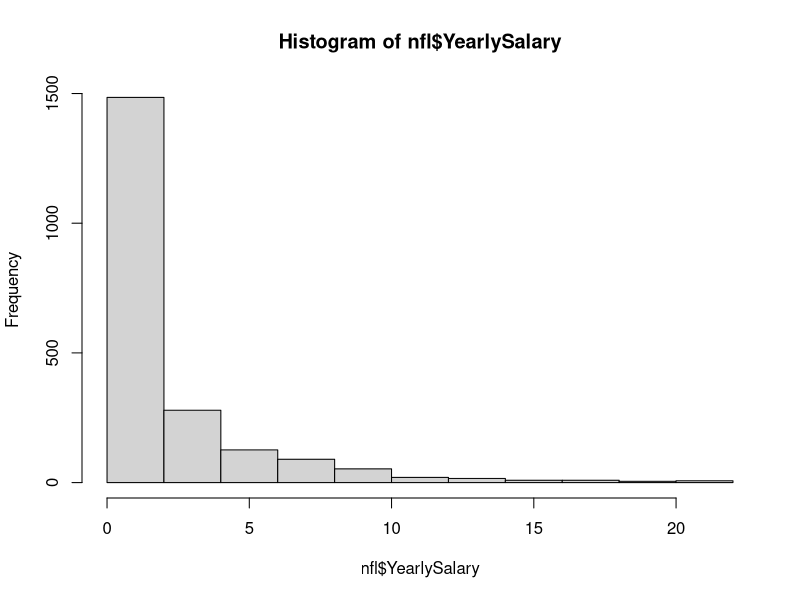
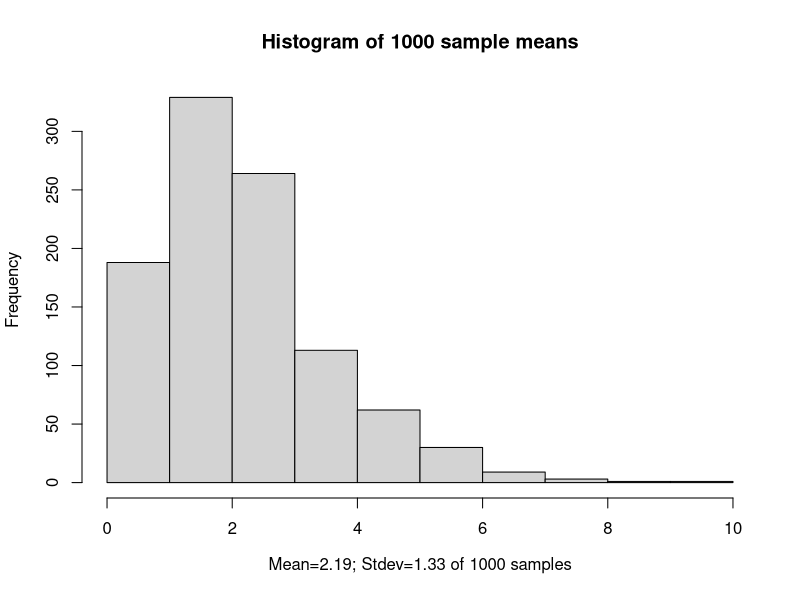
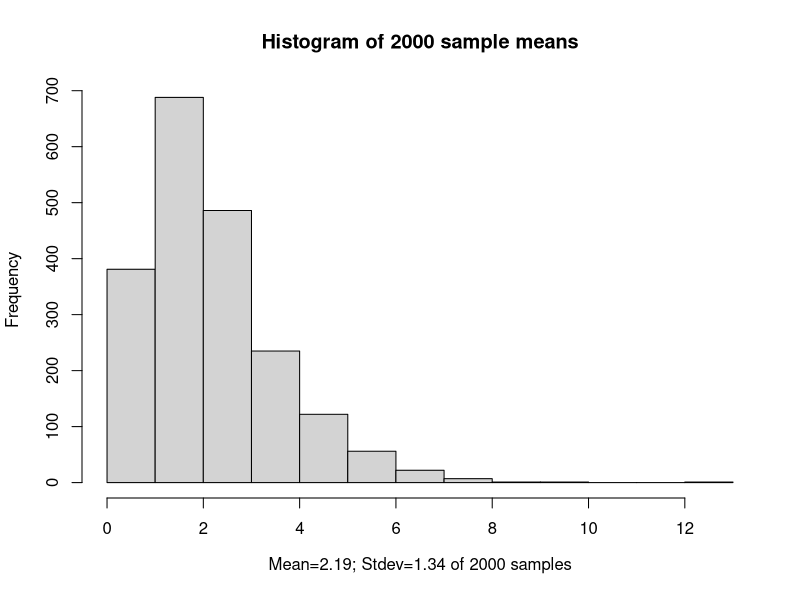
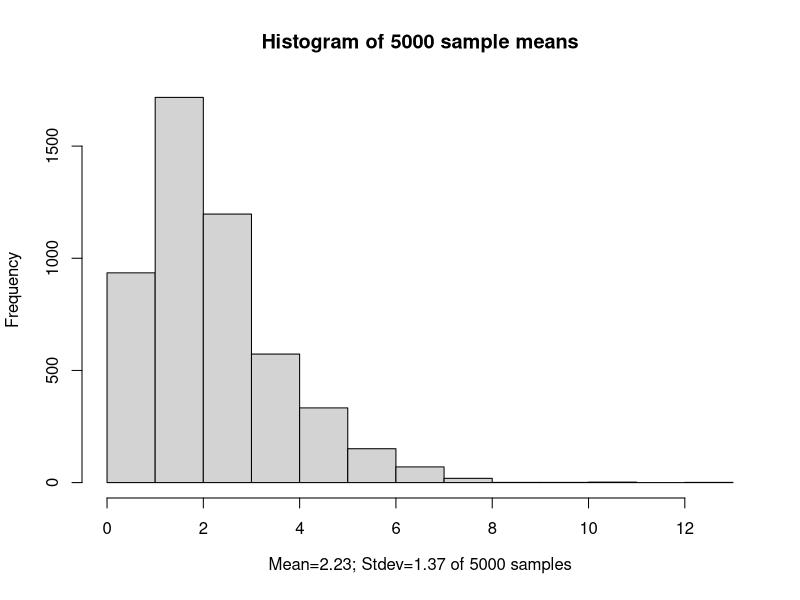
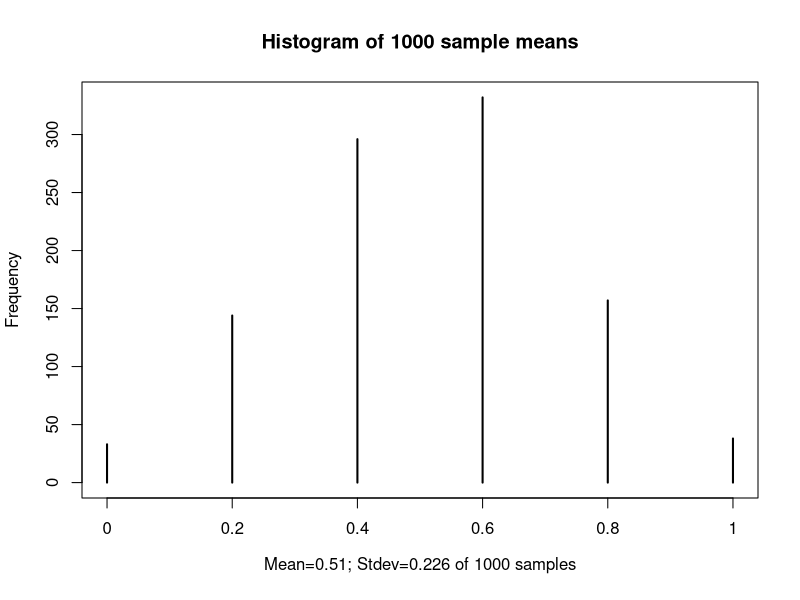
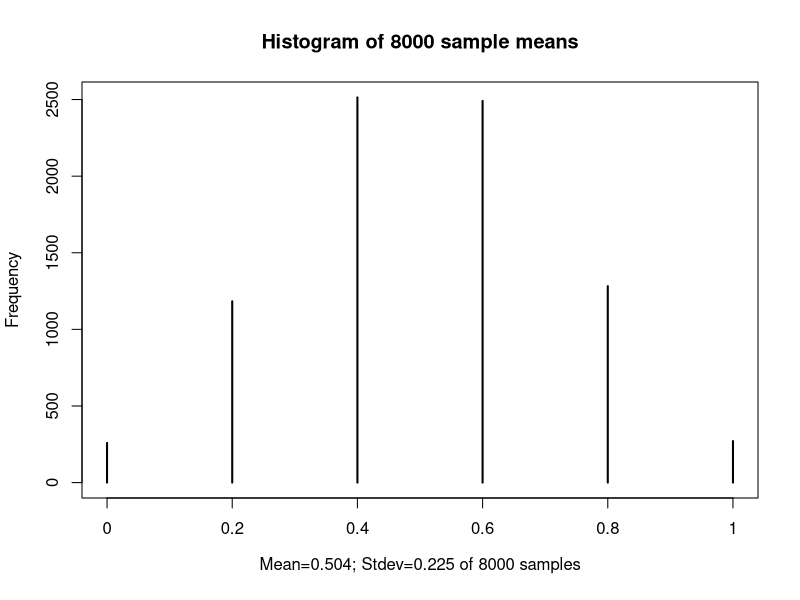
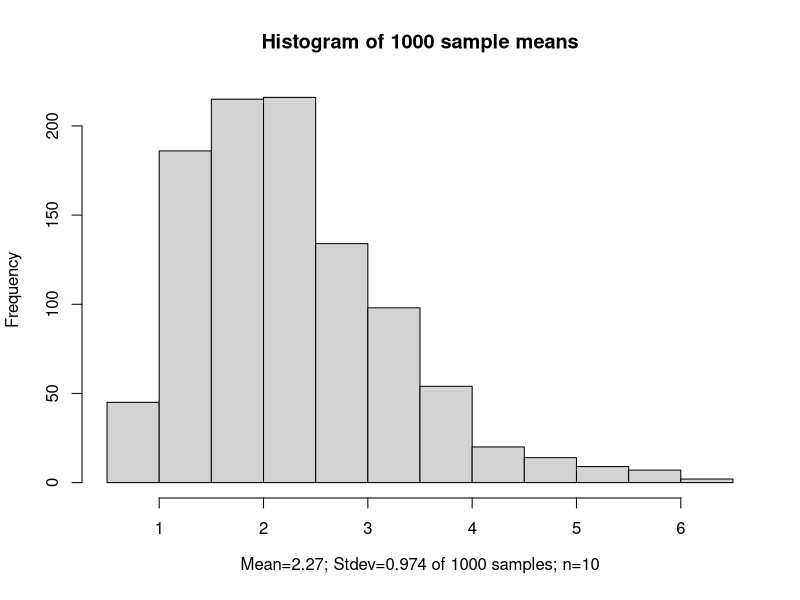
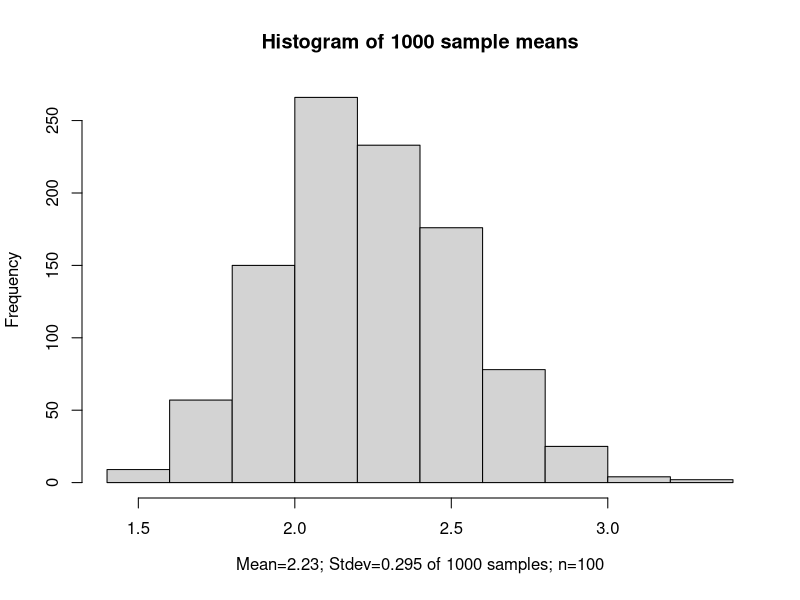

Source code (R) for these figures, in order:
## ---- chunk 1
# Constructing a sampling distribution using the “NFL Contracts (2015 in Millions)” dataset that is built into the sampling distribution for a mean feature in R.

# This dataset includes the salaries of all 2,099 NFL players in 2015 as of the start of that season. We’ll construct a sampling distribution given n = 5.

#load the dataser
nfl=read.csv("../datasets/NFL2015.csv", header=T)
head(nfl)

# The five number summary of the yearly salaries
summary(nfl$YearlySalary)

# how may observation do we have?
dim(nfl)

# let's look at the histogram
hist(nfl$YearlySalary)

# Defining sampling size and creating an object to store results
n=5 # sample size
# object to store samples 
s<-matrix(NA, nrow=5, ncol=5000) 

#First sample: there are a total of 2099 cases; sampling 5 case numbers between 1 and 2099 and storing the data
s[,1]=nfl$YearlySalary[sample(1:2099,n)] 
mean(s[,1]) # and its mean 
sd(s[,1]) # and its se
median(s[,1]) # its median 

#Second sample: there are a total of 2099 cases; sampling 5 case numbers between 1 and 2099 and storing the data
s[,2]=nfl$YearlySalary[sample(1:2099,n)]
mean(s[,2]) # and its mean 
sd(s[,2]) # and its se
median(s[,2]) # its median

#First 1000 samples: there are a total of 2099 cases; sampling 5 case numbers between 1 and 2099 and storing the data; plotting the histogram os the sample means

for (i in 3:1000){
  s[,i]=nfl$YearlySalary[sample(1:2099,n)]
}
mean.s=colMeans(s[,1:1000]) 
hist(mean.s, 
     main="Histogram of 1000 sample means",
     xlab=substitute(paste("Mean=", 
                           mean, "; Stdev=",
                           std, " of 1000 samples"),
                     list(mean=signif(mean(mean.s),3), 
                          std=signif(sd(mean.s),3))))


## ---- chunk 2
# First 2000 samples: there are a total of 2099 cases; sampling 5 case numbers between 1 and 2099 and storing the data; plotting the histogram os the sample means

for (i in 1001:2000){
  s[,i]=nfl$YearlySalary[sample(1:2099,n)]
}
mean.s=colMeans(s[,1:2000]) 
hist(mean.s, main="Histogram of 2000 sample means", 
     xlab=substitute(paste("Mean=", 
                           mean, "; Stdev=",
                           std, " of 2000 samples"), 
                     list(mean=signif(mean(mean.s),3),
                          std=signif(sd(mean.s),3))))



## ---- chunk 3
# Last 3000 samples: there are a total of 2099 cases; sampling 5 case numbers between 1 and 2099 and storing the data; plotting the histogram of the sample means

for (i in 2001:5000){
  s[,i]=nfl$YearlySalary[sample(1:2099,n)]
}
mean.s=colMeans(s) # additionally 1000 sample means 
hist(mean.s, main="Histogram of 5000 sample means",
     xlab=substitute(paste("Mean=", 
                           mean, "; Stdev=", 
                           std, " of 5000 samples"),
                     list(mean=signif(mean(mean.s),3),
                          std=signif(sd(mean.s),3))))

## ---- chunk 4
p=0.5 # probability of success (heads)
n=5 # sample size
# object to store samples 
s<-matrix(NA, nrow=5, ncol=10000) 
# first 1000 samples
for (i in 1:1000){
  s[,i]=rbinom(n,1,p)
}

# respective 1000 sample means
mean.s=colMeans(s[,1:1000])
# frequency plot
plot(table(mean.s), 
     main="Histogram of 1000 sample means", 
     ylab="Frequency", 
     xlab=substitute(paste("Mean=", 
                           mean, "; Stdev=",
                           std, " of 1000 samples"),
                     list(mean=signif(mean(mean.s),3),
                          std=signif(sd(mean.s),3))))


## ---- chunk 5
# additional 7000 samples 
for (i in 1001:8000){
  #randomizing results one by one with a probability of 0,5 (p)
  s[,i]=rbinom(n,1,p)
}
# calculating the mean of the means of all columns
mean.s=colMeans(s[,1:8000])
#ploting the histogram
plot(table(mean.s), 
     main="Histogram of 8000 sample means",
     ylab="Frequency", 
     xlab=substitute(paste("Mean=", 
                           mean, "; Stdev=",
                           std, " of 8000 samples"),
                     list(mean=signif(mean(mean.s),3),
                          std=signif(sd(mean.s),3))))



## ---- chunk 6
n=10 # sample size 
# Building the results matrix
s<-matrix(NA, nrow=10, ncol=1000) 
for (i in 1:1000){
  s[,i]=nfl$YearlySalary[sample(1:2099,n)]
  }
mean.s1=colMeans(s) # respective 1000 sample means
hist(mean.s1, 
     main="Histogram of 1000 sample means", 
     xlab=substitute(paste("Mean=", 
                           mean, "; Stdev=",
                           std, " of 1000 samples; n=10"),
                     list(mean=signif(mean(mean.s1),3),
                          std=signif(sd(mean.s1),3))))

## ---- chunk 7
n=100 # sample size 
s<-matrix(NA, nrow=100, ncol=1000)
for (i in 1:1000){
  s[,i]=nfl$YearlySalary[sample(1:2099,n)]
  }
mean.s2=colMeans(s) # respective 1000 sample means
hist(mean.s2, 
     main="Histogram of 1000 sample means",
     xlab=substitute(paste("Mean=", 
                           mean, "; Stdev=",
                           std, " of 1000 samples; n=100"),
                     list(mean=signif(mean(mean.s2),3),
                          std=signif(sd(mean.s2),3))))

## ---- chunk 8
s=c(1,1,0,1,1,0,1,0,0,0,1,1,0,1,0,1,1,0,0,1,0,0,0,1,1,0,1,0,0,1,0,0,1,0,1,0,1,1,1,1,0,1,1,1,1,1,0,1,0,0,0,1,0,1,0,0,0,0,1,0,0,0,0,1,1,1,0,0,1,1,0,0,1,1,1,0,1,0,1,1,0,1,1,1,0,1,0,1,0,1,1,1,0,0,1,0,0,1,0,1)

# how many 1 do we have?
count=sum(s)
count

# how many values do we have?
n=length(s)
n

# the population proportion parameter
p=count/n 
p

# Applying bootstrapping , sample size of 100: 
  S.boot=matrix(0, nrow=100, ncol=5000) 
  # to store the data
  S.boot[,1]=s[sample(1:100,100,replace=TRUE)] 
  # first sample
  sum(S.boot[,1]) # count
  sum(S.boot[,1])/100 # proportion

  # additional 999 samples 
  for (i in 2:1000){
    S.boot[,i]=s[sample(1:100,100,replace=TRUE)]
  }
  # 
  mean.s=colMeans(S.boot[,1:1000]) # 1000 sample means
  # ploting the histogram of the 1000 sample means
  plot(table(mean.s), 
       main="Histogram of 1000 sample means",
       ylab="Frequency",
       xlab=substitute(paste("Mean=", 
                             mean, 
                             "; Stdev=",
                             std, " of 1000 samples; n=100"),
                       list(mean=signif(mean(mean.s),3),
                            std=signif(sd(mean.s),3))))


## ---- chunk 9

# The same but for 5000 samples
for (i in 1001:5000){
  S.boot[,i]=s[sample(1:100,100,replace=TRUE)]
  } 
#
mean.s=colMeans(S.boot)
plot(table(mean.s), 
     main="Histogram of 5000 sample means",
     ylab="Frequency", 
     xlab=substitute(paste("Mean=", 
                           mean, "; Stdev=",
                           std, " of 5000 samples; n=100"),
                     list(mean=signif(mean(mean.s),3), 
                          std=signif(sd(mean.s),3))))

## ---- chunk 10
s=c(0,0,0,0,0,0,0,0,0,1,0,0,0,1,0,0,0,1,0,1,0,0,0,1,0,0,0,0,0,0,0,0,0,0,1,1,0,0,0,0,0,0,0,0,0,0,0,0,0,1,0,0,1,0,0,0,0,0,1,0,0,0,0,0,0,0,0,0,0,0,0,0,0,0,0,0,0,0,0,0,0,0,0,0,0,0,0,0,0,0,0,0,0,0,1,0,0,0,0,0,0,0,0,0,0,0,0,0,0,1,0,0,0,0,0,1,0,0,0,0,0,0,0,0,0,1,0,0,0,0,0,0,0,0,0,1,0,0,1,0,0,0,0,0,0,1,0,0,1,1,0,0,1,0,0,0,0,0,0,0,0,0,0,0,0,0,0,0,0,0,0,0,0,0,0,1,1,1,0,0,0,0,1,0,0,0,0,0,1,0,1,0,0,1,0,0,0,1,0,0,0,0,0,0,0,0,0,0,0,0,0,0,0,0,0,0,0,1,0,0,0,0,0,0,1,0,0,0,0,0,0,1,0,0,1,0,1,0,0,0,0,1,0,0,0,0,0,0,0,0,0,0,0,1,0,0,0,0,0,1,0,0,0,0,0,0,0,0,0,0,0,0,0,1,0,1,1,0,0,0,0,0,0,0,0,1,0,0,0,0,0,0,0,0,0,1,0,0,0,0,1,0,0,0,0,0,0,0,0,1,0,0,0,0,0,0,0,0,0,0,0,0,0,0,0,0,0,1,0,0,0,0,0,0,0,0,0,0,0,0,1,0,0,0,0,0,0,0,0,0,0,0,0,0,0,0,0,0,0,0,0,0,1,0,0,1,0,0,0,1,1,0,0,0,0,0,0,1,0,0,0,0,0,0,0,0,1,0,1,1,1,0,0,0,0,0,1,0,0,0,0,0,0,1,0,0,0,1,0,0,0,0,0,0,0,0,0,1,0,0,0,0,0,0,0,1,0,0,1,0,0,0,1,0,0,0,1,0,0,0,0,0,1,1,0,1,0,0,0,0,1,0,0,1,1,1,0,0,0,0,0,0,1,0,0,0,1,1,0,1,0,1,0,0,1,0,0,1,0,0,0,0,0,0,0,0,0,0,0,0,1,1,0,0,0,0,0,0,0,0)

# our sample size
n=length(s) 
n

# our sample proportion
p=sum(s)/n
p

# let's bootstrap
# matrix object to store the data
S.boot=matrix(0, nrow=500, ncol=5000) # to store the data 
# the bootstrap itself
for (i in 1:5000){
  S.boot[,i]=s[sample(1:500,500,replace=TRUE)]
  } # 5000 samples 

#our bootstrap statistics
mean.s=colMeans(S.boot)# 5000 sample means
# just a glimpse of it
head(mean.s)
round(sd(mean.s),4) # standard error of the mean
# ploting our sampling distribution
plot(table(mean.s), 
     main="Histogram of 5000 sample means", 
     xlab=substitute(paste("Mean=", 
                           mean, "; Stdev=",
                           std, " of 5000 samples; n=500"),
                     list(mean=round(mean(mean.s),3),
                          std=signif(sd(mean.s,),3))),
     ylab="Frequency",
     sub=substitute(paste("Confidence interval: statistic +/- 2(standard error)=[", 
                          LL,";",
                          UL,
                          "]"), 
                    list(LL=round(mean.s-2*sd(mean.s),3),
                         UL=round(mean.s+2*sd(mean.s),3))))

## ---- chunk 11

sF=c(0,1,0,1,0,1,1,0,0,0,1,0,0,1,1,0,1,0,1,0)
sM=c(1,0,0,1,1,0,0,1,0,0,0,0,0,0,0) 

nF=length(sF) 
nF

nM=length(sM) 
nM

pF=sum(sF)/nF
pF

pM=sum(sM)/nM 
pM

S.bootF=matrix(0, nrow=20, ncol=5000) # to store the data
S.bootM=matrix(0, nrow=15, ncol=5000) # to store the data 
# 
for (i in 1:5000){
  S.bootF[,i]=sF[sample(1:20,20,replace=TRUE)]
  } # 5000 samples for females

for (i in 1:5000){
  S.bootM[,i]=sM[sample(1:15,15,replace=TRUE)]
  } # 5000 samples for males


mean.sF=colMeans(S.bootF) # 5000 sample means
mean.sM=colMeans(S.bootM) # 5000 sample means
df=mean.sF-mean.sM # differences of 5000 samples
hist(df, 
     main="Histogram of 5000 differences of sample proportions", 
     xlab=substitute(paste("Mean=", 
                           mean, 
                           "; Stdev=",
                           std,
                           " of 5000 samples; n=500"),
                     list(mean=round(mean(df),3), 
                          std=sd(df,4))),
     sub=substitute(paste("Confidence interval: [", Perc[5],";",Perc[95],"]=[", LL,";",UL,"]"),
                    list(LL=signif(quantile(df,0.05),3),
                         UL=signif(quantile(df,0.95),3))))

## ---- chunk 12
# missing the dataset to use on this example
